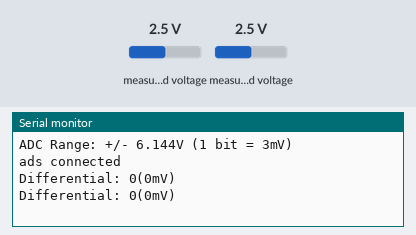
A sketch run on a simulated Arduino Uno, built with avr-gcc and run on an emulated ATmega328P. On the bench: the last lines printed to the serial monitor. The test bench sets the inputs (shaded band); at power-on: measured voltage 2.5 V.

Above: at 6.2 s.
6.3 s: measured voltage (sensor 202) set to 0.1 V
At 7.6 s:
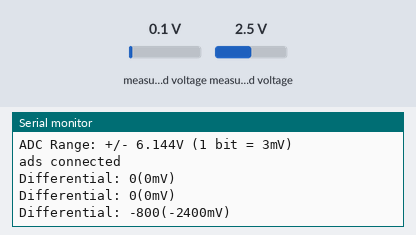
7.8 s: measured voltage (sensor 203) set to 1.2 V
At 8.8 s:
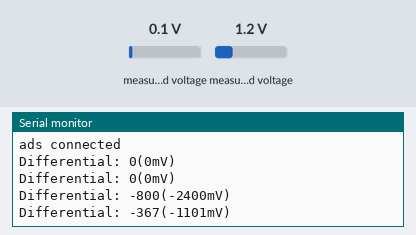
9.3 s: measured voltage (sensor 202) set to 2.5 V
At 10.5 s:
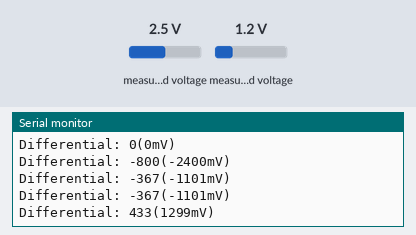
10.8 s: measured voltage (sensor 203) set to 0.1 V
At 11.4 s:
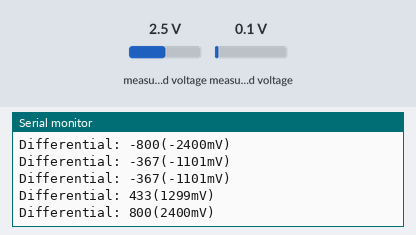
Timing chart, 0 to 13.3 s (numbered marks = the images above; inputs shaded):
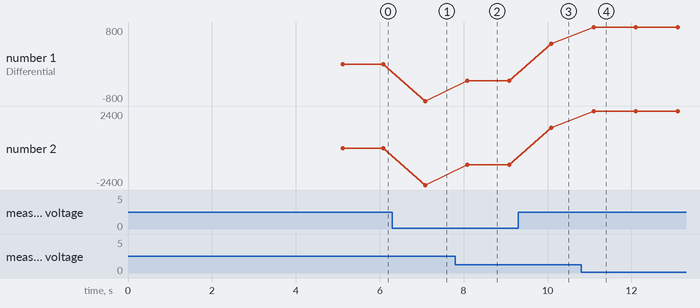

The sketch:

read-adc-diff.ino
```cpp
#include <Wire.h>
#include <Adafruit_ADS1X15.h>

Adafruit_ADS1015 ads1015;

void setup(void)
{
  Serial.begin(9600);
  delay(5000);
  Serial.println("Hello!");

  Serial.println("Getting differential reading from AIN0 (P) and AIN1 (N)");
  Serial.println("ADC Range: +/- 6.144V (1 bit = 3mV)");
  while (!ads1015.begin()) {
    Serial.println("ads not yet connected"); // wait for serial port to connect. Needed for native USB port only
  }
  Serial.println("ads connected"); // wait for serial port to connect. Needed for native USB port only
}

void loop(void)
{
  int16_t results;

  results = ads1015.readADC_Differential_2_3();
  Serial.print("Differential: "); Serial.print(results); Serial.print("("); Serial.print(results * 3); Serial.println("mV)");

  delay(1000);
}
```

Measured:
- after the input at 6.3 s, the serial monitor: prints a new line after 0.78 s (image 1)
- after the input at 7.8 s, the serial monitor: prints a new line after 0.29 s (image 2)
- after the input at 9.3 s, the serial monitor: prints a new line after 0.79 s (image 3)
- after the input at 10.8 s, the serial monitor: prints a new line after 0.30 s (image 4)
- plotted number 1: 0 → -800 after the input at 6.3 s, -800 → -367 after the input at 7.8 s, -367 → 433 after the input at 9.3 s, 433 → 800 after the input at 10.8 s
- plotted number 2: 0 → -2400 after the input at 6.3 s, -2400 → -1101 after the input at 7.8 s, -1101 → 1299 after the input at 9.3 s, 1299 → 2400 after the input at 10.8 s
